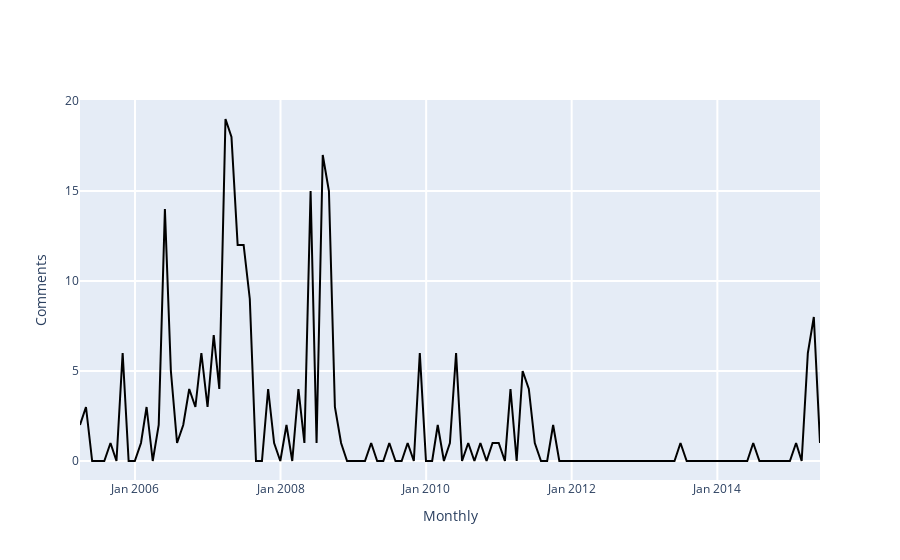

Source (notebook cell):
### Markdown cell above
<span style="color: #626262"> Try yourself! This is what will happen when you click 'Load Talks' button: </span>

### Code cell
### -------------------------------------------------------------------------- ###
### TRY YOURSELF! THIS IS WHAT WILL HAPPEN WHEN YOU CLICK 'Load Talks' BUTTON  ###
### -------------------------------------------------------------------------- ###

## This is the page you used ##
print('The page that is being used:', the_talk_page['title'])

# Initiate a Wikipedia instance
wikipediadv_instance = WikipediaDV(WikipediaAPI(lng=abbreviation(languageSelection.value)))

# Get content of revisions on talk page
# more details see: https://github.com/gesiscss/wikiwho_demo_new/blob/master/external/wikipedia.py#L109
talk_content = wikipediadv_instance.get_talk_content(the_talk_page["page_id"])

# convert to datetime format
talk_content['year_month'] = pd.to_datetime(talk_content['timestamp'])

## Define a TalksListener instance ##
# more details see: https://github.com/gesiscss/wikiwho_demo_new/blob/master/visualization/talks_listener.py
talks_listener = TalksListener(talk_content)

## Visualization ##
begin_date = date(2005, 3, 1)
end_date = date(2015, 7, 4)
granularity = 'Monthly'

print('Time range from', begin_date.strftime("%Y-%m-%d"), 'to', end_date.strftime("%Y-%m-%d"))
talks_listener.listen(
    begin = begin_date,
    end = end_date,
    granularity = granularity)

### Figure 1 — Plotly figure (JSON) as saved in the notebook; plotly's stock layout.template omitted (floating-point values rounded to 4 significant figures)
{"data": [{"hovertemplate": "%{x}<extra>%{y}</extra>", "marker": {"color": "rgba(0, 0, 0, 1)"}, "type": "scatter", "x": ["2005-03-31", "2005-04-30", "2005-05-31", "2005-06-30", "2005-07-31", "2005-08-31", "2005-09-30", "2005-10-31", "2005-11-30", "2005-12-31", "2006-01-31", "2006-02-28", "2006-03-31", "2006-04-30", "2006-05-31", "2006-06-30", "2006-07-31", "2006-08-31", "2006-09-30", "2006-10-31", "2006-11-30", "2006-12-31", "2007-01-31", "2007-02-28", "2007-03-31", "2007-04-30", "2007-05-31", "2007-06-30", "2007-07-31", "2007-08-31", "2007-09-30", "2007-10-31", "2007-11-30", "2007-12-31", "2008-01-31", "2008-02-29", "2008-03-31", "2008-04-30", "2008-05-31", "2008-06-30", "2008-07-31", "2008-08-31", "2008-09-30", "2008-10-31", "2008-11-30", "2008-12-31", "2009-01-31", "2009-02-28", "2009-03-31", "2009-04-30", "2009-05-31", "2009-06-30", "2009-07-31", "2009-08-31", "2009-09-30", "2009-10-31", "2009-11-30", "2009-12-31", "2010-01-31", "2010-02-28", "2010-03-31", "2010-04-30", "2010-05-31", "2010-06-30", "2010-07-31", "2010-08-31", "2010-09-30", "2010-10-31", "2010-11-30", "2010-12-31", "2011-01-31", "2011-02-28", "2011-03-31", "2011-04-30", "2011-05-31", "2011-06-30", "2011-07-31", "2011-08-31", "2011-09-30", "2011-10-31", "2011-11-30", "2011-12-31", "2012-01-31", "2012-02-29", "2012-03-31", "2012-04-30", "2012-05-31", "2012-06-30", "2012-07-31", "2012-08-31", "2012-09-30", "2012-10-31", "2012-11-30", "2012-12-31", "2013-01-31", "2013-02-28", "2013-03-31", "2013-04-30", "2013-05-31", "2013-06-30", "2013-07-31", "2013-08-31", "2013-09-30", "2013-10-31", "2013-11-30", "2013-12-31", "2014-01-31", "2014-02-28", "2014-03-31", "2014-04-30", "2014-05-31", "2014-06-30", "2014-07-31", "2014-08-31", "2014-09-30", "2014-10-31", "2014-11-30", "2014-12-31", "2015-01-31", "2015-02-28", "2015-03-31", "2015-04-30", "2015-05-31"], "y": [2, 3, 0, 0, 0, 1, 0, 6, 0, 0, 1, 3, 0, 2, 14, 5, 1, 2, 4, 3, 6, 3, 7, 4, 19, 18, 12, 12, 9, 0, 0, 4, 1, 0, 2, 0, 4, 1, 15, 1, 17, 15, 3, 1, 0, 0, 0, 0, 1, 0, 0, 1, 0, 0, 1, 0, 6, 0, 0, 2, 0, 1, 6, 0, 1, 0, 1, 0, 1, 1, 0, 4, 0, 5, 4, 1, 0, 0, 2, 0, 0, 0, 0, 0, 0, 0, 0, 0, 0, 0, 0, 0, 0, 0, 0, 0, 0, 0, 0, 1, 0, 0, 0, 0, 0, 0, 0, 0, 0, 0, 0, 1, 0, 0, 0, 0, 0, 0, 1, 0, 6, 8, 1]}], "layout": {"barmode": "group", "hovermode": "closest", "legend": {"x": 0.5, "y": 1.2}, "showlegend": false, "xaxis": {"gridwidth": 2, "tickformat": "%b %Y", "ticklen": 5, "title": {"text": "Monthly"}, "zeroline": true}, "yaxis": {"gridwidth": 2, "ticklen": 5, "title": {"text": "Comments"}}}}
